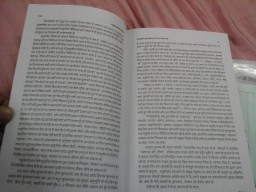
#> input picture images/Hist_original.jpg, 256 x 192 px, given in place of i, which was not available
$ python -i background_cleaning.py   (imports and definitions only)
#> lines starting #> are read from the running program, lines starting #| are printed output that depends on the picture; after the words box and inside, x2 and y2 are one past the last pixel; in counts of white or black regions, pixels touching at a corner belong together; pictures that were not available may be replaced by others from this repository, and a replacement may not be noted
### utils.py
import cv2


def rotate_image(mat, angle):
    """
    Rotates the mat with angle ( in degree) so that it don't get cropped
    """

    height, width = mat.shape[:2]
    image_center = (width / 2, height / 2)

    rotation_mat = cv2.getRotationMatrix2D(image_center, angle, 1.)

    abs_cos = abs(rotation_mat[0, 0])
    abs_sin = abs(rotation_mat[0, 1])

    bound_w = int(height * abs_sin + width * abs_cos)
    bound_h = int(height * abs_cos + width * abs_sin)

    rotation_mat[0, 2] += bound_w / 2 - image_center[0]
    rotation_mat[1, 2] += bound_h / 2 - image_center[1]

    rotated_mat = cv2.warpAffine(mat, rotation_mat, (bound_w, bound_h))
    return rotated_mat

### constants.py
import numpy as np


def get_constants():
    return {
        'background_cleaning': {
            'lower_white': np.array([0, 0, 0], dtype=np.uint8),
            'upper_white': np.array([180, 10, 255], dtype=np.uint8),
            'angles': list(range(-15, 15)),
            'left_book_start_threshold': 800,
            'right_book_start_threshold': 800,
            'donot_alter_angle_threshold': 1000,
            'ignore_fraction': 0.25,
            'gradient': 25,
            'mean_factor': 0.7,
            'score_multiplier': [1, 0.8, 0.5, 0.3, 0.1],
        },
        'split_image': {
            'bin_size': 5,
        }
    }

### background_cleaning.py
import os

import cv2
import numpy as np

from constants import get_constants
from utils import rotate_image


class BoundaryScore:
    def __init__(self, angle, x, score):
        self.angle = angle
        self.x = x
        self.score = score


class BackgroundCleaning:
    def __init__(self, img_files):
        self._img_files = img_files
        self._constants = get_constants()['background_cleaning']
        self._new_files = {}

    def get_mask(self, img):
        hsv = cv2.cvtColor(img, cv2.COLOR_BGR2HSV)
        lower_white = self._constants['lower_white']
        upper_white = self._constants['upper_white']
        mask = cv2.inRange(hsv, lower_white, upper_white)
        mask[mask != 0] = 1
        return mask

    def _compute_grad_2(self, rotated_mask, right):
        shift = 1 if right is True else -1

        diff = np.roll(rotated_mask, shift, axis=1) - rotated_mask
        # Makes sure that all values are either {1, 0, -1}
        diff[diff > 0] = 1
        diff[diff < 0] = -1
        frac = self._constants['ignore_fraction']
        # It needs to be at the start of the page itself. Ignore interior derivatives.
        s = int(frac * rotated_mask.shape[1])
        count = rotated_mask.sum(axis=0)
        mean_val = count[s:-s].mean() * self._constants['mean_factor']

        cutoff = int((1 - frac) * rotated_mask.shape[1])
        if right:
            diff[:, 0:cutoff] = 0
            page_edge_index = np.argmax(count[::-1] > mean_val)
            page_edge_index = rotated_mask.shape[1] - page_edge_index

        else:
            diff[:, -cutoff] = 0
            page_edge_index = np.argmax(count > mean_val)

        non_zero_grad = np.sum(diff, axis=0)

        # This is equivalent to padding zeros on both ends and getting derivative of first and last row.
        non_zero_grad[0] = max(non_zero_grad[0], count[0])
        non_zero_grad[-1] = max(non_zero_grad[-1], count[-1])

        index_values = np.array(range(0, rotated_mask.shape[1]))
        index_values = np.abs(index_values - page_edge_index)
        index_values = (index_values * self._constants['gradient']) / rotated_mask.shape[1]
        index_values = 2 / (1 + np.exp(index_values))
        non_zero_grad = non_zero_grad * index_values
        return non_zero_grad

    def _get_left_score(self, angle, rotated_mask):
        non_zero = np.count_nonzero(rotated_mask, axis=0)
        non_zero_grad = self._compute_grad_2(rotated_mask, False)
        if non_zero[0] > self._constants['left_book_start_threshold']:
            index = 0
            left_score = BoundaryScore(angle, index, abs(non_zero_grad[index]))
        else:
            for fac in self._constants['score_multiplier']:
                page_indices = np.argwhere(non_zero_grad > self._constants['left_book_start_threshold'] * fac)
                if len(page_indices) > 0:
                    break
            if len(page_indices) == 0:
                print('Big gradient threshold {}. No index matched'.format(
                    self._constants['left_book_start_threshold']))
                score = -1
                index = 0
            else:
                index = page_indices[0][0]
                s_index = max(0, index - 5)
                e_index = min(len(non_zero_grad) - 1, index + 5)
                score = max(np.abs(non_zero_grad[s_index:e_index]))
            left_score = BoundaryScore(angle, index, score)

        rotated_mask = rotated_mask.copy()
        s_index = max(0, index - 3)
        e_index = min(rotated_mask.shape[1] - 1, index + 3)

        rotated_mask[:, s_index:e_index] = 0

        return left_score

    def _get_right_score(self, angle, rotated_mask):

        non_zero = np.sum(rotated_mask, axis=0)
        non_zero_grad = self._compute_grad_2(rotated_mask, True)

        if non_zero[-1] > self._constants['right_book_start_threshold']:
            index = len(non_zero_grad) - 1
            right_score = BoundaryScore(angle, index, abs(non_zero_grad[index]))
        else:
            for fac in self._constants['score_multiplier']:
                page_indices = np.argwhere(non_zero_grad > self._constants['right_book_start_threshold'] * fac)
                if len(page_indices) > 0:
                    break
            if len(page_indices) == 0:
                print('Big gradient threshold {}. No index matched'.format(
                    self._constants['right_book_start_threshold']))
                index = rotated_mask.shape[1] - 1
                score = -1
            else:
                index = page_indices[-1][0]
                s_index = max(0, index - 5)
                e_index = min(len(non_zero_grad) - 1, index + 5)
                score = max(np.abs(non_zero_grad[s_index:e_index]))
            right_score = BoundaryScore(angle, index, score)

        return right_score

    def get_score(self, mask, degree):

        rotated_mask = rotate_image(mask, degree)
        left_score = self._get_left_score(degree, rotated_mask.copy())
        right_score = self._get_right_score(degree, rotated_mask.copy())

        return (left_score, right_score)

    def _find_orientation(self, mask):
        angles = self._constants['angles']

        best_left = None
        best_right = None
        val = np.sum(mask, axis=0)
        # In case the image is such that apparently a large part of text is on edge. don't rotate it.
        if val[-5:].mean() > self._constants['donot_alter_angle_threshold']:
            best_right = BoundaryScore(0, mask.shape[1] - 1, np.inf)

        if val[:5].mean() > self._constants['donot_alter_angle_threshold']:
            best_left = BoundaryScore(0, 0, np.inf)

        for angle in angles:
            left, right = self.get_score(mask, angle)

            if best_left is None or left.score > best_left.score:
                best_left = left

            if best_right is None or right.score > best_right.score:
                best_right = right

        return best_left, best_right

    def get_cleaned_image(self, img_file):
        img = cv2.imread(img_file)
        mask = self.get_mask(img)

        left_boundary, right_boundary = self._find_orientation(mask)
        return self._remove_background(img, left_boundary, right_boundary)

    def _remove_zero_padding(self, rotated_img, orig_shape):
        # remove zero padding
        center = tuple(map(lambda x: x / 2, rotated_img.shape))

        w_start = int(center[0] - orig_shape[0] / 2)
        w_end = int(center[0] + orig_shape[0] / 2)

        h_start = int(center[1] - orig_shape[1] / 2)
        h_end = int(center[1] + orig_shape[1] / 2)

        rotated_img = rotated_img[w_start:w_end, h_start:h_end]
        return rotated_img

    def _remove_background_left(self, img, boundary):
        orig_shape = img.shape
        new_img = rotate_image(img, boundary.angle)
        if boundary.x > 1:
            new_img[:, :(boundary.x - 1)] = 0

        left_cropped = rotate_image(new_img, -1 * boundary.angle)

        return self._remove_zero_padding(left_cropped, orig_shape)

    def _remove_background_right(self, img, boundary):
        orig_shape = img.shape
        new_img = rotate_image(img, boundary.angle)
        new_img[:, (boundary.x + 1):] = 0
        right_cropped = rotate_image(new_img, -1 * boundary.angle)

        return self._remove_zero_padding(right_cropped, orig_shape)

    def _remove_background(self, img, left_boundary, right_boundary):
        shape = img.shape
        img = self._remove_background_right(img, right_boundary)
        assert img.shape == shape

        img = self._remove_background_left(img, left_boundary)
        assert img.shape == shape

        return img

    def _convert_to_file(self, img, img_file):
        direc = os.path.dirname(img_file)
        direc += '/bkgc/'
        if not os.path.exists(direc):
            os.mkdir(direc)

        tokens = os.path.basename(img_file).split('.')
        extension = tokens[-1]

        new_fname = direc + '.'.join(tokens[:-1]) + '_bkgc.' + extension
        cv2.imwrite(new_fname, img)
        self._new_files[img_file] = new_fname
        return new_fname

    def cleanup(self):
        for _, cleaned_file in self._new_files.items():
            if os.path.exists(cleaned_file):
                print('Removing:', cleaned_file)
                os.remove(cleaned_file)

    def _get_cleaned_image_file(self, img_file):
        img = self.get_cleaned_image(img_file)
        return self._convert_to_file(img, img_file)

    def run(self):
        for i, img_file in enumerate(self._img_files):
            self._get_cleaned_image_file(img_file)
#> in get_cleaned_image, img is the input picture: shape (192, 256, 3); mean B, G, R 124.6, 126.4, 132
#> in get_mask, `hsv = cv2.cvtColor(img, cv2.COLOR_BGR2HSV)`: hsv: shape (192, 256, 3); mean H, S, V 39.5, 18.3, 133
#> in get_mask, `mask = cv2.inRange(hsv, lower_white, upper_white)`:
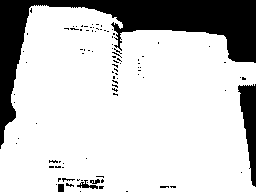
#> mask: shape (192, 256); 79.3% white; 95 black regions (89 under 20 px), largest, box (x1, y1, x2, y2) and area: (0, 0, 256, 149) 8592, (238, 84, 256, 187) 1040, (77, 180, 98, 189) 77, (58, 184, 64, 192) 48, (90, 179, 100, 184) 32, (62, 178, 75, 182) 22
#> in _find_orientation, `val = np.sum(mask, axis=0)`: val = 256 values, max 187 at index 34, min 26 at index 255, mean 152.2
#> the loop in _find_orientation, `for angle in angles:` made 30 passes
#> pass 1, in rotate_image, `rotated_mat = cv2.warpAffine(mat, rotation_mat, (bound_w, bound_h))`:
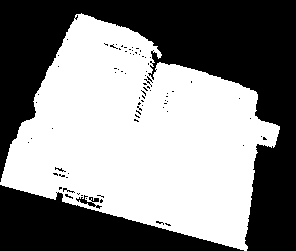
#> rotated_mat: shape (251, 296); values 0 (black) and 1 (white), 52.5% white; 83 black regions (79 under 20 px), largest, box (x1, y1, x2, y2) and area: (0, 0, 296, 251) 26670, (0, 185, 244, 251) 8158, (76, 195, 102, 209) 122, (63, 188, 75, 193) 21
#> pass 1, in _compute_grad_2, `diff = np.roll(rotated_mask, shift, axis=1) - rotated_mask`:
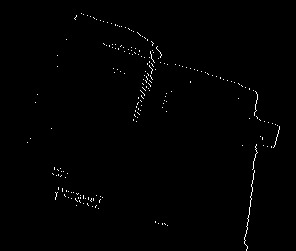
#> diff: shape (251, 296); min 0, max 255, mean 1.8
#> pass 2, in rotate_image (call 2), `rotated_mat = cv2.warpAffine(mat, rotation_mat, (bound_w, bound_h))`:
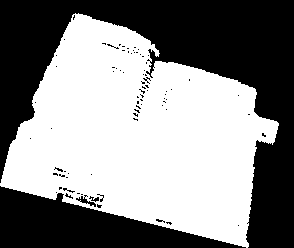
#> rotated_mat: shape (248, 294); values 0 (black) and 1 (white), 53.5% white; 81 black regions (76 under 20 px), largest, box (x1, y1, x2, y2) and area: (0, 0, 294, 248) 25714, (0, 186, 246, 248) 7723, (76, 195, 96, 207) 77, (89, 196, 99, 202) 29, (63, 188, 75, 193) 20
#> in rotate_image (call 31), `rotated_mat = cv2.warpAffine(mat, rotation_mat, (bound_w, bound_h))`:
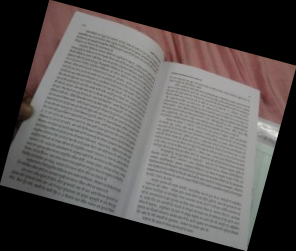
#> rotated_mat: shape (251, 296, 3); mean B, G, R 82.5, 83.6, 87.3
#> in rotate_image (call 32), `rotated_mat = cv2.warpAffine(mat, rotation_mat, (bound_w, bound_h))`:
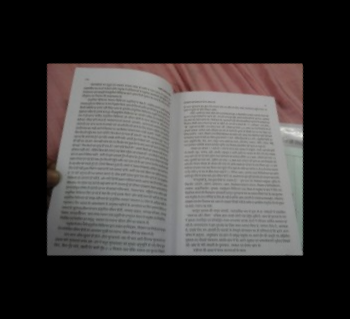
#> rotated_mat: shape (319, 350, 3); mean B, G, R 54.9, 55.7, 58.1
#> call 2 of _remove_zero_padding, with orig_shape = (192, 256, 3)
#> in _remove_zero_padding (call 2), `rotated_img = rotated_img[w_start:w_end, h_start:h_end]`:
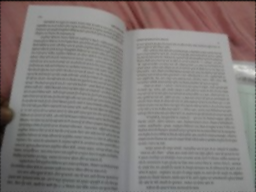
#> rotated_img: shape (192, 256, 3); mean of channels 0, 1, 2 123.8, 125.5, 131.1; drawn as B, G, R
            if i % 10 == 1:
                print('[ BackgroundCleaning ]: {}% complete'.format((i * 100) // len(self._img_files)))
#> pass 2 of the loop in run, `for i, img_file in enumerate(self._img_files):`:
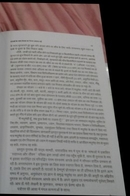
#> input picture images/Hist_right.jpg, 130 x 196 px, given in place of m, which was not available
#> in get_cleaned_image, img is the input picture: shape (196, 130, 3); mean B, G, R 113.1, 114.6, 119.8
#> hsv: shape (196, 130, 3); mean H, S, V 30.9, 19.3, 120.3
#> in get_mask (call 2), `mask = cv2.inRange(hsv, lower_white, upper_white)`:
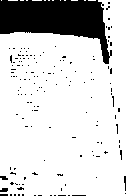
#> mask: shape (196, 130); 83.5% white; 149 black regions (145 under 20 px), largest, box (x1, y1, x2, y2) and area: (0, 0, 112, 64) 3704, (0, 188, 8, 192) 27, (0, 176, 8, 180) 24, (124, 176, 126, 191) 22
#> the loop in _find_orientation (call 2), `for angle in angles:` made 30 passes
#> pass 2, in rotate_image (call 36), `rotated_mat = cv2.warpAffine(mat, rotation_mat, (bound_w, bound_h))`:
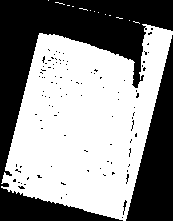
#> rotated_mat: shape (221, 173); values 0 (black) and 1 (white), 55.8% white; 104 black regions (101 under 20 px), largest, box (x1, y1, x2, y2) and area: (0, 0, 173, 221) 12163, (126, 35, 173, 221) 4418, (123, 200, 127, 215) 23

        print('[ BackgroundCleaning ]: 100% complete')
        return self._new_files

#> (the run stopped early here; a loop or call above may not have finished)
